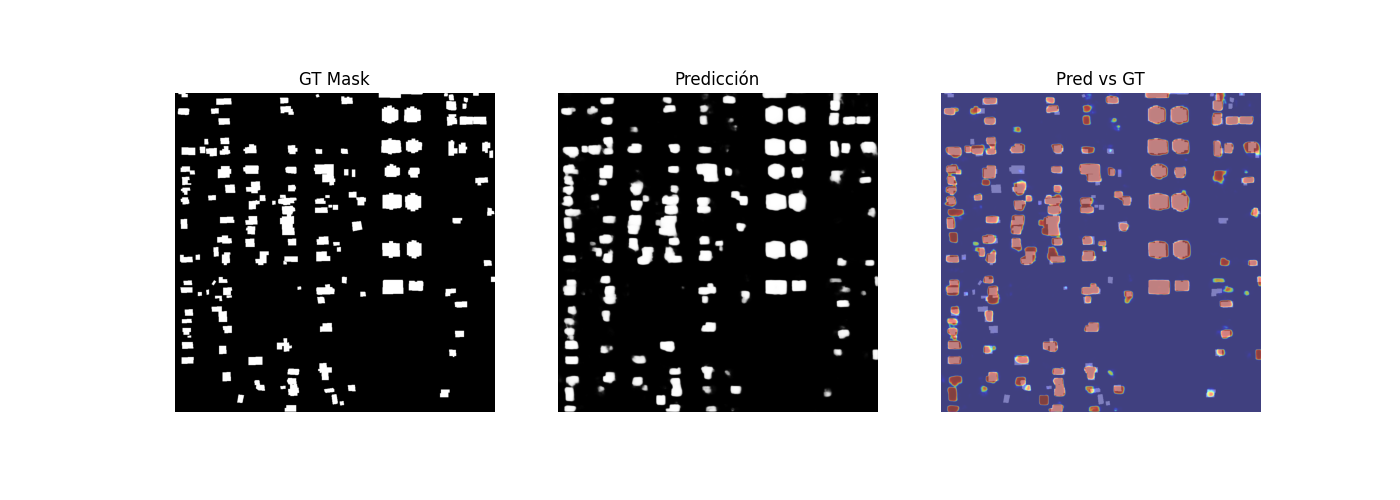
#> input picture Segmentation/predictions/1_test_15epoch_val.png, 1400 x 500 px; its folder holds only this picture in this run
$ python -i scale_space.py   (imports and definitions only)
#> lines starting #> are read from the running program, lines starting #| are printed output that depends on the picture
#> further down, picture is the input picture: shape (500, 1400, 3); mean B, G, R 170.4, 162.5, 163.6
import cv2
from pathlib import Path
from config import FILTERED_IMAGES_DIR, FILTERED_SCALES_DIR


def generate_scale_space(img):
    """
    Aplica suavizado Gaussiano a una imagen BGR para generar
    tres versiones multi-escala.

    sigma = 1 → suavizado leve (detalles finos)
    sigma = 2 → suavizado medio (texturas generales)
    sigma = 4 → suavizado fuerte (formas globales)
    """
    img1 = cv2.GaussianBlur(img, (5, 5), sigmaX=1)
    img2 = cv2.GaussianBlur(img, (9, 9), sigmaX=2)
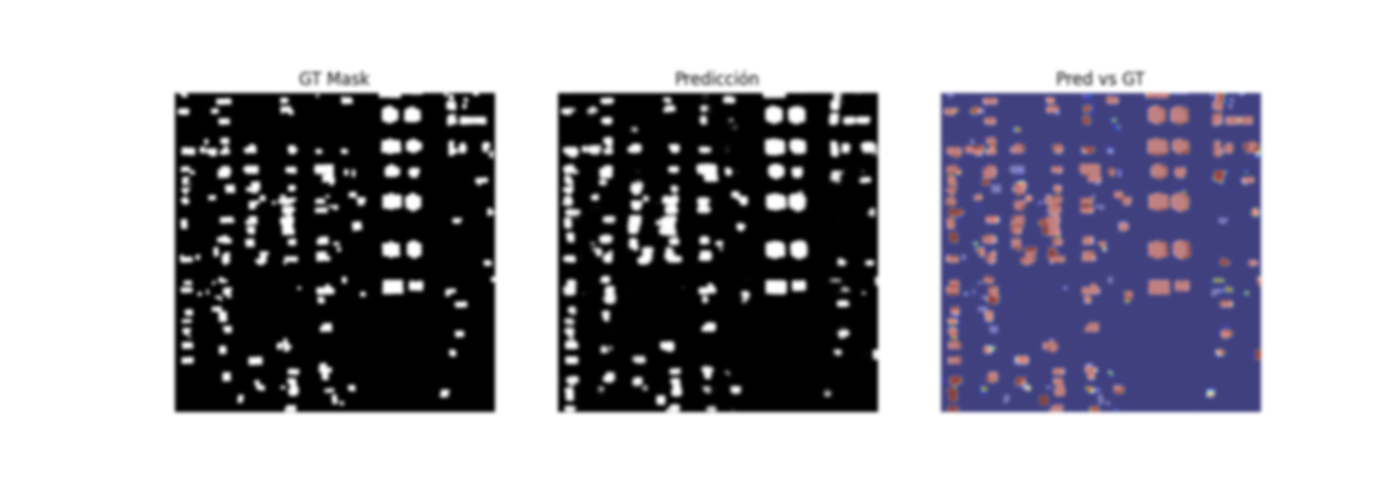
#> img2: shape (500, 1400, 3); mean B, G, R 170.4, 162.5, 163.6
    img3 = cv2.GaussianBlur(img, (13, 13), sigmaX=4)
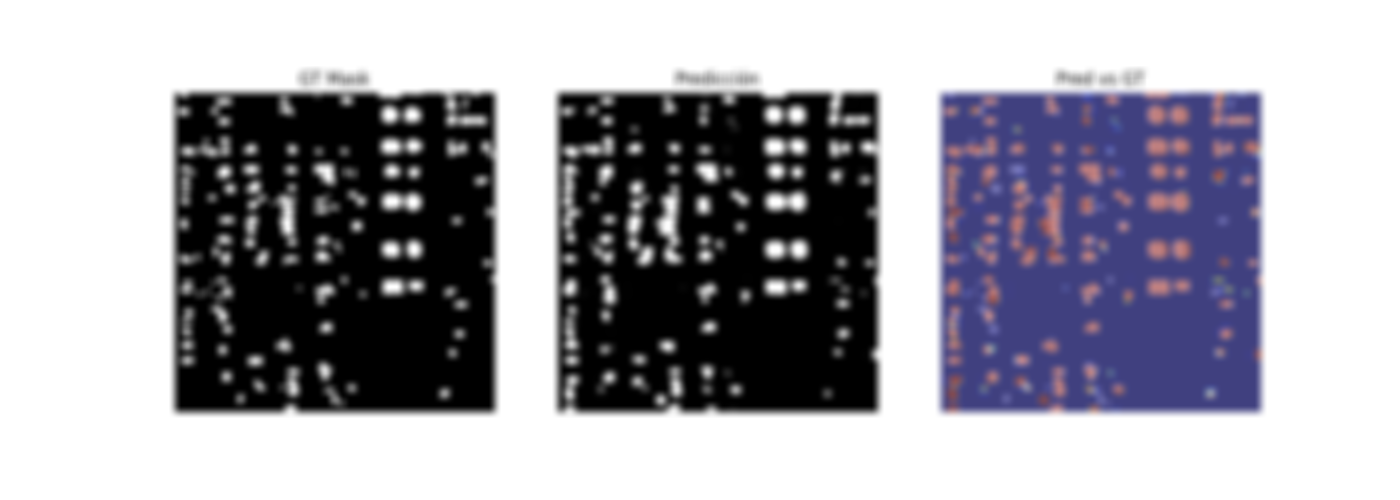
#> img3: shape (500, 1400, 3); mean B, G, R 170.4, 162.5, 163.6
    return img1, img2, img3


def generate_scales_for_all(
    images_dir: Path = FILTERED_IMAGES_DIR,
    scales_root: Path = FILTERED_SCALES_DIR,
):
    """
    Genera las versiones sigma1, sigma2, sigma4 para cada imagen
    en images_dir y las guarda en:
        scales_root/sigma1
        scales_root/sigma2
        scales_root/sigma4
    """
    sigma1_dir = scales_root / "sigma1"
    sigma2_dir = scales_root / "sigma2"
    sigma4_dir = scales_root / "sigma4"

    for d in [scales_root, sigma1_dir, sigma2_dir, sigma4_dir]:
        d.mkdir(parents=True, exist_ok=True)

    image_paths = sorted(images_dir.glob("*.png"))
    print("Total imágenes a procesar:", len(image_paths))

    for img_path in image_paths:
        img = cv2.imread(str(img_path), cv2.IMREAD_COLOR)
        if img is None:
            print("No se pudo leer:", img_path)
            continue

        s1, s2, s4 = generate_scale_space(img)

        cv2.imwrite(str(sigma1_dir / img_path.name), s1)
        cv2.imwrite(str(sigma2_dir / img_path.name), s2)
        cv2.imwrite(str(sigma4_dir / img_path.name), s4)

    print("Generación de scale-space completada.")


# [2 lines not run here, left out]

>>> import cv2
>>> picture = cv2.imread('../predictions/1_test_15epoch_val.png')
>>> result = generate_scale_space(picture)

$ run again, on Segmentation/predictions/guatemala-volcano_00000004_post_disaster.png
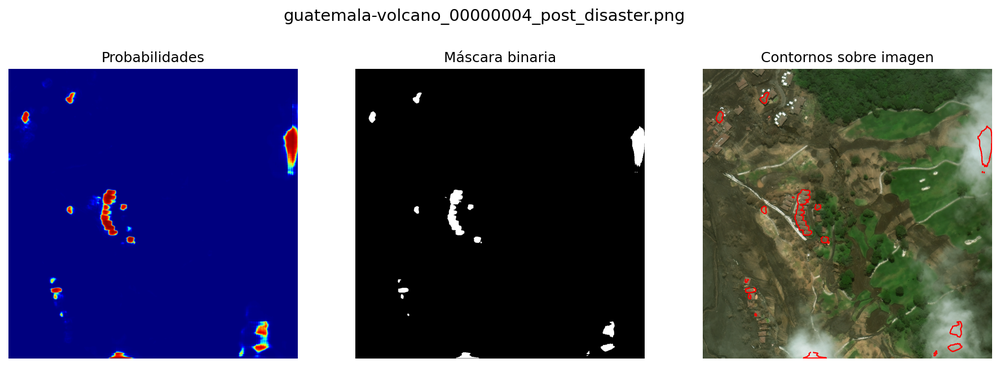
#> input picture Segmentation/predictions/guatemala-volcano_00000004_post_disaster.png, 1000 x 367 px, shrunk from 1773 x 650 before the run
#> picture is the input picture: shape (367, 1000, 3); mean B, G, R 121.9, 100.5, 98.9
#> in generate_scale_space, `img2 = cv2.GaussianBlur(img, (9, 9), sigmaX=2)`:
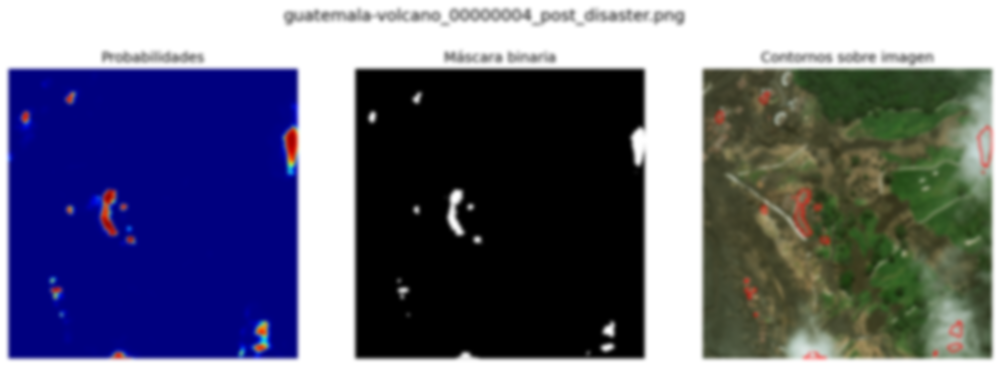
#> img2: shape (367, 1000, 3); mean B, G, R 121.9, 100.5, 98.9
#> in generate_scale_space, `img3 = cv2.GaussianBlur(img, (13, 13), sigmaX=4)`:
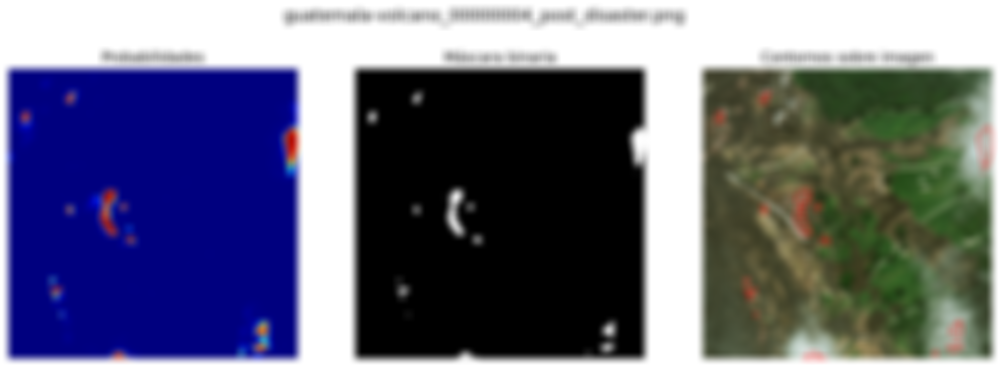
#> img3: shape (367, 1000, 3); mean B, G, R 121.9, 100.5, 98.9
